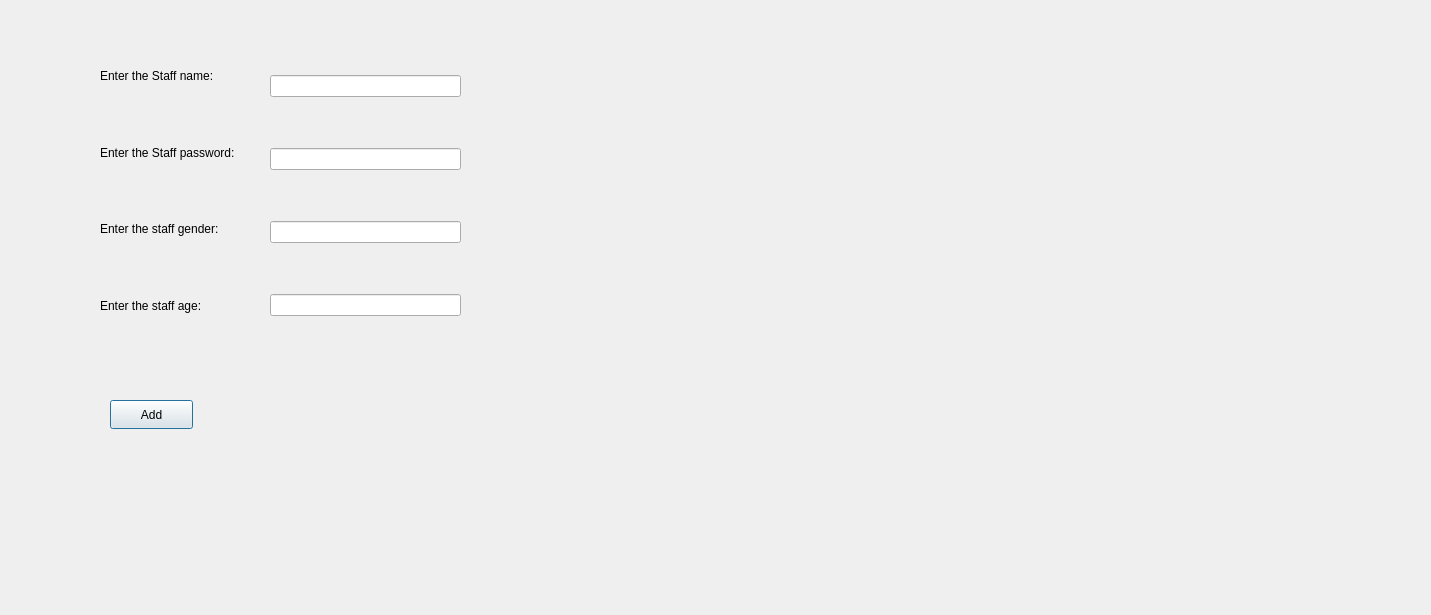
<?xml version="1.0" encoding="UTF-8"?>
<ui version="4.0">
 <class>addstaff</class>
 <widget class="QDialog" name="addstaff">
  <property name="geometry">
   <rect>
    <x>0</x>
    <y>0</y>
    <width>1431</width>
    <height>615</height>
   </rect>
  </property>
  <property name="windowTitle">
   <string>Dialog</string>
  </property>
  <widget class="QWidget" name="verticalLayoutWidget">
   <property name="geometry">
    <rect>
     <x>100</x>
     <y>40</y>
     <width>171</width>
     <height>301</height>
    </rect>
   </property>
   <layout class="QVBoxLayout" name="verticalLayout">
    <item>
     <widget class="QLabel" name="label">
      <property name="text">
       <string>Enter the Staff name:</string>
      </property>
     </widget>
    </item>
    <item>
     <widget class="QLabel" name="label_2">
      <property name="text">
       <string>Enter the Staff password:</string>
      </property>
     </widget>
    </item>
    <item>
     <widget class="QLabel" name="label_3">
      <property name="text">
       <string>Enter the staff gender:</string>
      </property>
     </widget>
    </item>
    <item>
     <widget class="QLabel" name="label_4">
      <property name="text">
       <string>Enter the staff age:</string>
      </property>
     </widget>
    </item>
   </layout>
  </widget>
  <widget class="QWidget" name="verticalLayoutWidget_2">
   <property name="geometry">
    <rect>
     <x>270</x>
     <y>30</y>
     <width>191</width>
     <height>331</height>
    </rect>
   </property>
   <layout class="QVBoxLayout" name="verticalLayout_2">
    <item>
     <widget class="QLineEdit" name="staffname"/>
    </item>
    <item>
     <widget class="QLineEdit" name="staffpassword"/>
    </item>
    <item>
     <widget class="QLineEdit" name="staffgender_2"/>
    </item>
    <item>
     <widget class="QLineEdit" name="staffage"/>
    </item>
   </layout>
  </widget>
  <widget class="QPushButton" name="add">
   <property name="geometry">
    <rect>
     <x>110</x>
     <y>400</y>
     <width>83</width>
     <height>29</height>
    </rect>
   </property>
   <property name="text">
    <string>Add</string>
   </property>
  </widget>
 </widget>
 <resources/>
 <connections/>
</ui>
